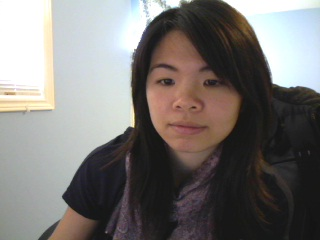
%> input picture SmileSwitchTesting/Picture 177.jpg, 320 x 240 px; its folder holds only this picture in this run
$ octave mainSmileSwitchTesting.m   (GNU Octave 9; MATLAB toolbox functions it lacks are replaced by stand-ins)
%> lines starting %> are read from the running program, lines starting %| are printed output that depends on the picture; in (x1, y1, x2, y2) boxes, pixels count from 0 and x2, y2 are one past the last pixel; in counts of white or black regions, pixels touching at a corner belong together; the program's own positions count from 1
% File Name: mainSmileSwitchTesting
% Purpose: Smile detection of pre-loaded testing images within same
%          directory
% Note: Prior to using code, need to obtain constant values
%       - faceParameters, mouthParameters values from training
%       - manually go through testing images and look for a smile or non-smile
%         and update smileMatrix
% Output: Sensitivity and Specificity in 'accuracyResults.txt'

clc;
close all;
clear all;

% Load training images from same directory
images = dir('Picture*.jpg');
k = size(images);

% Constants
% From faceInitialization ('faceParameters.txt')
meanFace_r = 0.444;
meanFace_g = 0.3199;
stdDev_r = 0.0535;
stdDev_g = 0.0193;
% From mouthInitialization ('mouthParameters.txt')
meanMouth_r = 0.4342;
meanMouth_g = 0.2596;
meanMouth_b = 0.3062;
% Face position and size estimation parameters
alpha = 1.5;
beta = 3;
% Mouth bounding box size (mouthWidth x2 by mouthHeight x2)
mouthWidth = 20;
mouthHeight = 10;
% Matrix for actualy Smile(1) and Non-Smile(0) for testing images in order
smileMatrix = [1, 0, 1, 0, 1, 0, 1, 0, 1, 0, 1, 0, 1, 0, 1, 0, 1, 0, 1, 0, 1, 0, 1, 0, 1, 0, 1, 0, 1, 0, 1, 1, 0, 0, 1, 0, 1, 1, 0, 0, 1, 0, 1, 0, 1, 0, 1, 0, 1, 0, 1, 0, 1, 0, 1, 0, 1, 0, 1, 0, 1, 0, 1, 0, 1, 0, 1, 0, 1, 1, 0, 0, 0, 0, 1, 1, 1, 0, 0, 1, 0, 1, 1, 0, 0, 0, 1, 1, 1, 0, 0, 0, 1, 1, 1, 0, 0, 0, 1, 1
];
numOfSmiles=sum(smileMatrix);
numOfNonSmiles=k(1)-numOfSmiles;
% Matrices to keep accuracy information for each image
truepositive=[0];
truenegative=[0];
falsepositive=[0];
falsenegative=[0];
frame_x = 320;
frame_y = 240;

% Loop through all images
for i=1:k
    origImage = imread(images(i).name);
%> origImage is the input picture: size 240x320x3 uint8; mean R, G, B 121.9, 118.5, 116
    rgbImage = double(origImage);
    [rows, columns, numberOfColorPlanes] = size(rgbImage);
%> rows = 240; columns = 320; numberOfColorPlanes = 3
    redPlane = rgbImage(:,:,1);
    greenPlane = rgbImage(:,:,2);
    bluePlane = rgbImage(:,:,3);

    % Loop through all pixels to convert to chromaticity transformation
    for y=1:rows
        for x=1:columns
            red = redPlane(y,x);
            green = greenPlane(y,x);
            blue = bluePlane(y,x);

            normalizedRed = red/(red+green+blue);
            normalizedGreen = green/(red+green+blue);
            normalizedBlue = blue/(red+green+blue);

            redPlane(y,x) = normalizedRed;
            greenPlane(y,x) = normalizedGreen;
            bluePlane(y,x) = normalizedBlue;

            % Calculation if skin (towards 1) or non-skin (towards 0)
            skin_yes_no = exp(-((normalizedRed-meanFace_r)^2)/(2*(stdDev_r^2))-((normalizedGreen-meanFace_g)^2)/(2*(stdDev_g^2)));
            % Colour filtering map
            CFM(y,x) = skin_yes_no;
       end
    end
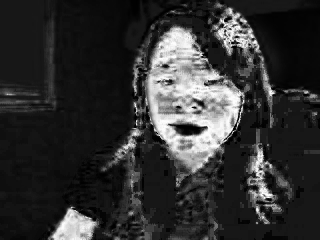
%> CFM: size 240x320 double; min 1.78e-07, max 1, mean 0.196
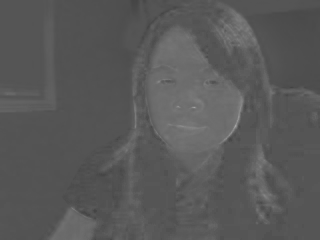
%> redPlane: size 240x320 double; min 0.264, max 0.643, mean 0.35

    % Load chromaticity transformation pixels into new image
    chromImage(:,:,1) = redPlane;
    chromImage(:,:,2) = greenPlane;
    chromImage(:,:,3) = bluePlane;
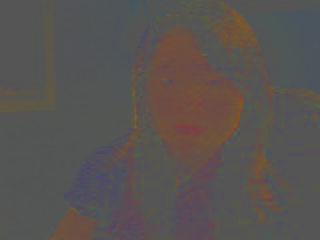
%> chromImage: size 240x320x3 double; mean R, G, B 0.35, 0.329, 0.321

    % Creation of histograms from projection onto x and y coordinates
    hist_x = sum(CFM);
%> hist_x = 320 values, max 114.3 at index 180, min 14.34 at index 102, mean 46.96
    hist_y = sum(CFM,2);
%> hist_y = 240 values, max 117.8 at index 91, min 20.66 at index 1, mean 62.61

    % Calculating centre points for x and y coordinates
    for a=1:frame_x
        histTemp_x(a) = a*hist_x(a);
    end
%> after the loop, histTemp_x = 320 values, max 21414.9 at index 190, min 21.59 at index 1, mean 8318.5
    x_centre = sum(histTemp_x,2)/sum(hist_x,2);
%> x_centre = 177.1

    for b=1:frame_y
        histTemp_y(b) = b*hist_y(b);
    end
%> after the loop, histTemp_y = 240 values, max 16266.3 at index 239, min 20.66 at index 1, mean 7481.2
    y_centre = sum(histTemp_y)/sum(hist_y);
%> y_centre = 119.5

    % Calculating width and height
    for a=1:frame_x
        widthTemp(a) = ((a-x_centre)^2)*hist_x(a);
    end
%> after the loop, widthTemp = 320 values, max 669877.8 at index 1, min 2.32 at index 177, mean 238911
    width = alpha*sqrt((sum(widthTemp,2)/sum(hist_x,2)));
%> width = 107
    x_1 = x_centre-width/2;
%> x_1 = 123.6
    x_2 = x_centre+width/2;
%> x_2 = 230.6

    for b=1:frame_y
        heightTemp(b) = ((b-y_centre)^2)*hist_y(b);
    end
%> after the loop, heightTemp = 240 values, max 983865.4 at index 240, min 21.97 at index 119, mean 239945.8
    height = beta*sqrt((sum(heightTemp)/sum(hist_y)));
%> height = 185.7
    y_1 = y_centre-height/2;
%> y_1 = 26.63
    y_2 = y_centre+height/2;
%> y_2 = 212.3

    % [16 lines of commented-out code are left out]
    if x_1<0
        x_1=0;
    end
    if x_2>frame_x
        x_2=frame_x;
    end
    if y_1<0
        y_1=0;
    end
    if y_2>frame_y
        y_2=frame_y;
    end

    % Cropping face with centre points, width, and height found
    croppedFace = chromImage(y_1:y_2,x_1:x_2,:);
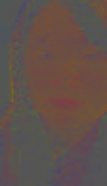
%> croppedFace: size 186x107x3 double; mean R, G, B 0.384, 0.319, 0.297
    [rows, columns, numberOfColorPlanes] = size(croppedFace);
%> rows = 186; columns = 107
    croppedFace_rgb = origImage(y_1:y_2,x_1:x_2,:);
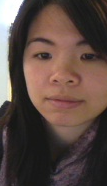
%> croppedFace_rgb: size 186x107x3 uint8; mean R, G, B 90.5, 73, 66.7

    % Mouth segmentation (blob analysis)
    binaryImage = (croppedFace(:,:,1)>meanMouth_r)&(croppedFace(:,:,2)<meanMouth_g)&(croppedFace(:,:,3)<meanMouth_b);
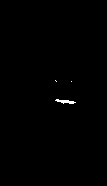
%> binaryImage: size 186x107 logical; 0.29% white; 3 white regions (2 under 20 px)
    labeledImage = bwlabel(binaryImage);
%> labeledImage: size 186x107 double; 4 distinct labels, from 0 to 3
    blobMeasurements = regionprops(labeledImage, 'all');
%> blobMeasurements = 3 regions; box (x1, y1, x2, y2), Area, Centroid, MajorAxisLength, MinorAxisLength and Eccentricity: (55, 99, 76, 104) 55 [66 102.1] 21.84 3.57 0.987, (55, 80, 57, 82) 2 [56.5 81.5] 3.06 1.15 0.926, (71, 81, 72, 82) 1 [72 82] 1.15 1.15 0
    numberOfBlobs = length(blobMeasurements);
%> numberOfBlobs = 3
    maxArea = -1;

    % Loop through all blobs
    for k = 1 : numberOfBlobs
        blobArea = blobMeasurements(k).Area;
        blobCentroid = blobMeasurements(k).Centroid;
        if blobArea > maxArea
               maxArea = blobArea;
               centroid = blobCentroid;
        end
    end
%> this loop made 3 passes
%> (blobArea, maxArea, centroid) on pass 2: (55, 55, [66 102.1])

    % Getting centroid information from largest blob detected
    x_Centroid = centroid(1);
%> x_Centroid = 66
    y_Centroid = centroid(2);
%> y_Centroid = 102.1

    % Checking to see not out of bound when cropping mouth
    if x_Centroid<(mouthWidth+1)
        x_1=1;
        x_2=x_Centroid+mouthWidth;
    elseif x_Centroid>(columns-mouthWidth);
            x_1=x_Centroid-mouthWidth;
            x_2=columns;
        else
        x_1=x_Centroid-mouthWidth;
%> x_1 = 46
         x_2=x_Centroid+mouthWidth;
%> x_2 = 86
    end
    if y_Centroid<(mouthHeight+1)
        y_1=1;
        y_2=y_Centroid+mouthHeight;
    elseif y_Centroid>(rows-mouthHeight);
            y_1=y_Centroid-mouthHeight;
            y_2=rows;
        else
         y_1=y_Centroid-mouthHeight;
%> y_1 = 92.13
         y_2=y_Centroid+mouthHeight;
%> y_2 = 112.1
    end

    % Cropping mouth from original rgb image
    croppedMouth = croppedFace_rgb(y_1:y_2,x_1:x_2,:);

    % Converting mouth image to greyscale
    greyImage = 0.2989*croppedMouth(:,:,1)+0.5870*croppedMouth(:,:,2)+0.1140*croppedMouth(:,:,3);
    [rows, columns, numberOfColorPlanes] = size(greyImage);
%> rows = 21; columns = 41; numberOfColorPlanes = 1

    % Calculating mininum pixel intensity on top of frame (above lip) and
    % middle of frame (teeth when smiling, between lips when non-smilin)
    topMinPixel = min(greyImage([1:1],[round(columns/2)-round(round(columns/2)/2):round(columns/2)+round(round(columns/2)/2)]));
%> topMinPixel = 107
    midMaxPixel =max(greyImage([round(rows/2):round(rows/2)],[round(columns/2)-round(round(columns/2)/2):round(columns/2)+round(round(columns/2)/2)]));
%> midMaxPixel = 113

    % Smile detected when middle area lighter than top area of frame
    if midMaxPixel>topMinPixel
        % Vector to keep track of tested smiles of testing images
        smile(i)=1;
    else smile(i)=0;
    end

    % Calculating accuracy values amongst all testing images
    for x=1:i
        if smileMatrix(i)==1
           if smile(i)==1
               truepositive(i) = 1;
        elseif smile(i)==0
            falsenegative(i)=1;
           end
        elseif smileMatrix(i)==0
            if smile(i)==1
                falsepositive(i)=1;
            elseif smile(i)==0
                truenegative(i)=1;
            end
        end
    end

    % Display Images
    figure; imshow(origImage);
    title (['Original RGB Image',int2str(i)]);

    figure; imshow(chromImage);
    title (['Chromaticity Image',int2str(i)]);

    figure; imshow(CFM);
    title (['CFM Image - Face Detection',int2str(i)]);

    figure; imshow(croppedFace);
    title (['Cropped Face Image',int2str(i)]);

    figure; imshow(binaryImage);
    title(['Binary Image - Lip Detection', int2str(i)]);

    figure; imshow(croppedMouth);
    title (['Cropped Mouth Image',int2str(i)]);

    figure; imshow(greyImage);
    title (['GrayScale Cropped Mouth Image',int2str(i)]);
    hold on
    [rows, columns, numberOfColorPlanes] = size(greyImage);
    plot([round(columns/2) round(columns/2)],[0 rows], 'blue', 'LineWidth', 2);
    plot([0 columns],[round(rows/2) round(rows/2)], 'blue', 'LineWidth', 2);
    plot([round(columns/2)-round(round(columns/2)/2) round(columns/2)+round(round(columns/2)/2)],[1 1], 'green', 'LineWidth', 2);
    plot([round(columns/2)-round(round(columns/2)/2) round(columns/2)+round(round(columns/2)/2)],[round(rows/2) round(rows/2)], 'red', 'LineWidth', 2);
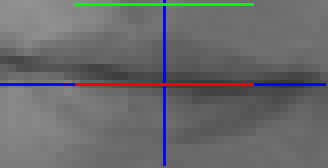
%> figure redrawn from the program's plot data; shown 8 times larger; its title reads 'GrayScale Cropped Mouth Image1'
end

% Calculating sensitivity and specificity
sensitivity=sum(truepositive)/(sum(truepositive)+sum(falsenegative));
specificity=sum(truenegative)/(sum(truenegative)+sum(falsepositive));

% Writing results to accuracyResults.txt
file = fopen('accuracyResults.txt','wt');
fprintf(file,'True Positive = %6.4f\n', sum(truepositive)/numOfSmiles);
fprintf(file,'True Negative = %6.4f\n', sum(truenegative)/numOfNonSmiles);
fprintf(file,'False Positive = %6.4f\n', sum(falsepositive)/numOfNonSmiles);
fprintf(file,'False Negative = %6.4f\n\n', sum(falsenegative)/numOfSmiles);

fprintf(file,'Sensitivity = %6.4f\n', sensitivity);
fprintf(file,'Specificity = %6.4f\n\n', specificity);

fprintf('End!');

fclose(file);
